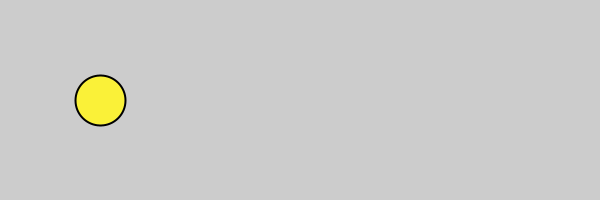
Frame 1 (no input)
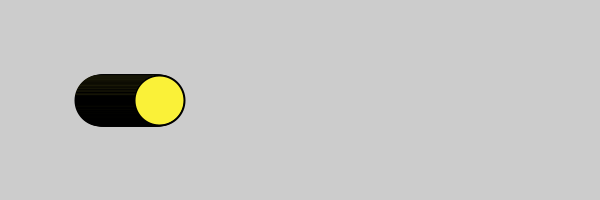
Frame 60 (the mouse pressed at the canvas centre just before this capture)
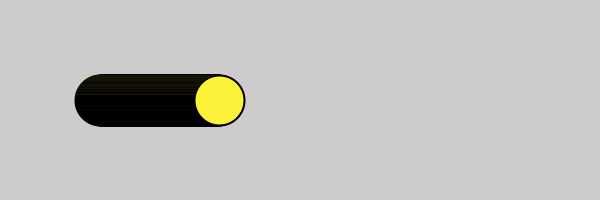
Frame 120 (the mouse held since frame 60 and released just before this capture)

The Processing sketch that drew these frames (run headless with seeded random() and noise(); from frame 60 on, the mouse is pressed at the canvas centre):

// Processing sketch: ejemplo1
// ── ejemplo1.pde
/*
  VARIABLES
  EJEMPLO 1
 */

int miVariable = 100;

void setup() {
  size(600, 200);
}

void draw() {
  
  //background(#C77CFA);
  strokeWeight(2);
  fill(#FAF138);
  ellipse(miVariable,100,50,50);
  miVariable = miVariable + 1;
  
}
